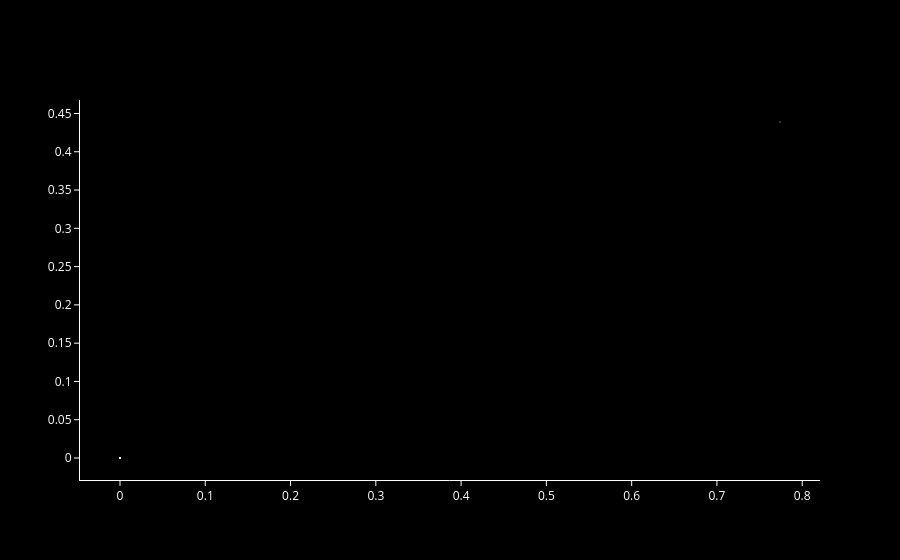

The code cell stored with this chart in its notebook:
### Code cell
fig = henon_plot(henon_dataset)
fig.show()

### Figure 1 — Plotly figure (JSON) as saved in the notebook; plotly's stock layout.template omitted (floating-point values rounded to 4 significant figures; data arrays with more than 128 entries replaced by an {"elided": "..."} marker saying what was removed)
{"data": [{"marker": {"color": "white", "size": 1}, "mode": "markers", "type": "scatter", "x": {"elided": "24000 float values"}, "y": {"elided": "24000 float values"}}], "layout": {"font": {"color": "white"}, "paper_bgcolor": "black", "plot_bgcolor": "black", "xaxis": {"linecolor": "white", "showgrid": false, "tickcolor": "white", "ticks": "outside", "zeroline": false}, "yaxis": {"linecolor": "white", "showgrid": false, "tickcolor": "white", "ticks": "outside", "zeroline": false}}}
